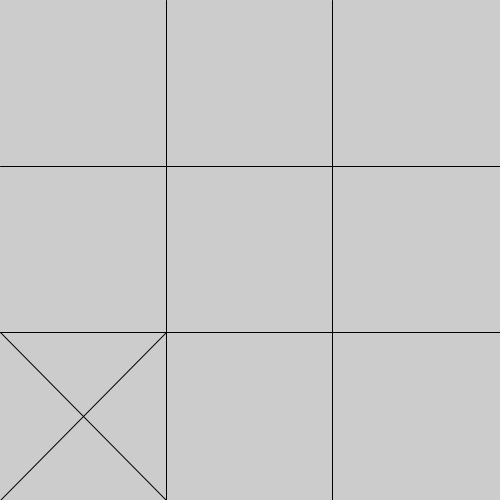
Frame 1 (no input)
Frame 60 (the mouse pressed at the canvas centre just before this capture): identical to frame 1, image omitted
Frame 120 (the mouse held since frame 60 and released just before this capture): identical to frame 1, image omitted

The Processing sketch that drew this single still picture (run headless with seeded random() and noise(); from frame 60 on, the mouse is pressed at the canvas centre):

// Processing sketch: tic_tac_toe
// ── tic_tac_toe.pde
void setup() {
  size(500, 500);
  DrawBoard();
  GameBot();
}

void draw() {
}

// ── board.pde
import java.util.Scanner;

int count = 0;

//Check if conditions are met for the player winning
public boolean didPlayerWin() {
  //top row (0, 1, and 2)
  if (playerWinConditional[0][0] == 1 && playerWinConditional[1][0] == 1 && playerWinConditional[2][0] == 1) {
  System.out.println("You Win!");
  return true;

//middle row (3, 4, and 5)
} else if (playerWinConditional[0][1] == 1 && playerWinConditional[1][1] == 1 && playerWinConditional[2][1] == 1) {
  System.out.println("You Win!");
  return true;

//bottom row (6, 7, and 8)
} else if (playerWinConditional[0][2] == 1 && playerWinConditional[1][2] == 1 && playerWinConditional[2][2] == 1) {
  System.out.println("You Win!");
  return true;

//left column (0, 3, and 6)
} else if (playerWinConditional[0][0] == 1 && playerWinConditional[0][1] == 1 && playerWinConditional[0][2] == 1) {
  System.out.println("You Win!");
  return true;

//middle column (1, 4, and 7)
} else if (playerWinConditional[1][0] == 1 && playerWinConditional[1][1] == 1 && playerWinConditional[1][2] == 1) {
  System.out.println("You Win!");
  return true;

//right column (2, 5, and 8)
} else if (playerWinConditional[2][0] == 1 && playerWinConditional[2][1] == 1 && playerWinConditional[2][2] == 1) {
  System.out.println("You Win!");
  return true;

//diagonal 1 (0, 4, and 8)
} else if (playerWinConditional[0][0] == 1 && playerWinConditional[1][1] == 1 && playerWinConditional[2][2] == 1) {
  System.out.println("You Win!");
  return true;

//diagonal 2 (2, 4, and 6)
} else if(playerWinConditional[2][0] == 1 && playerWinConditional[1][1] == 1 && playerWinConditional[0][2] == 1) {
  System.out.println("You Win!");
  return true;

  //The player has not won
} else

  return false;
}


//Check if conditions are met for the bot winning
public boolean didBotWin() {

  //Top row (0, 1, and 2)
if(botWinConditional[0][0] == 1 && botWinConditional[1][0] == 1 && botWinConditional[2][0] == 1) {
  System.out.println("You Lose.");
  return true;

  //Middle row (3, 4, and 5)
} else if(botWinConditional[0][1] == 1 && botWinConditional[1][1] == 1 && botWinConditional[2][1] == 1) {
  System.out.println("You Lose.");
  return true;

  //Bottom Row (6, 7, and 8)
} else if(botWinConditional[0][2] == 1 && botWinConditional[1][2] == 1 && botWinConditional[2][2] == 1) {
  System.out.println("You Lose.");
  return true;

  //Left Column (0, 3, and 6)
} else if(botWinConditional[0][0] == 1 && botWinConditional[0][1] == 1 && botWinConditional[0][2] == 1) {
  System.out.println("You Lose.");
  return true;

  //Middle Column (1, 4, and 7)
} else if(botWinConditional[1][0] == 1 && botWinConditional[1][1] == 1 && botWinConditional[1][2] == 1) {
  System.out.println("You Lose.");
  return true;

  //Right Column (2, 5, and 8)
} else if(botWinConditional[2][0] == 1 && botWinConditional[2][1] == 1 && botWinConditional[2][2] == 1) {
  System.out.println("You Lose.");
  return true;

  //Diagonal 1 (0, 4, and 8)
} else if(botWinConditional[0][0] == 1 && botWinConditional[1][1] == 1 && botWinConditional[2][2] == 1) {
  System.out.println("You Lose.");
  return true;

  //Diagonal 2 (2, 4, and 6)
} else if(botWinConditional[2][0] == 1 && botWinConditional[1][1] == 1 && botWinConditional[0][2] == 1) {
  System.out.println("You Lose.");
  return true;

//The bot has not won.
} else

  return false;
}

//Check if conditions are met for a tie (all 9 slots are full)
double isBoardFilled() {
  int sum = 0;
  for(int i = 0; i < 3; i++)
    for (int j = 0; j < 3; j++)
  sum = sum + filledBoardConditional [i][j];
  return sum / 9;
}

boolean didTheyTie() {
 if (isBoardFilled() < 1) {
  return false;
 } else {
  System.out.println("It's a tie.");
  return true;
  }
}



//Checks and tells player if the game is still going

void keyPressed() {
  if(didPlayerWin() == false && didBotWin() == false && didTheyTie() == false) {
    GamePlayer();
    didPlayerWin();
    didBotWin();
    didTheyTie();
    if (didPlayerWin() == false && didBotWin() == false && didTheyTie() == false)
      System.out.println("Game is still on going...");
} else {
  System.out.println("Game has ended.");
  }
}



//Computer Plays (X values)
void GameBot() {
int BotNum = (int)(Math.random() * 9);

//Top Left (Position 0)
  if (BotNum == 0 && filledBoardConditional[0][0] == 0) {
  drawX(0,0);
  filledBoardConditional[0][0] = 1;
botWinConditional[0][0] = 1;
} else if (BotNum == 0 && filledBoardConditional[0][0] == 1) {
    GameBot();
  }


//Top Middle (Position 1)
  if (BotNum == 1 && filledBoardConditional[1][0] == 0) {
  drawX(1,0);
  filledBoardConditional[1][0] = 1;
botWinConditional[1][0] = 1;
} else if (BotNum == 1 && filledBoardConditional[1][0] == 1) {
    GameBot();
  }

//Top Right (Position 2)
  if (BotNum == 2 && filledBoardConditional[2][0] == 0) {
  drawX(2,0);
    filledBoardConditional[2][0] = 1;
    botWinConditional[2][0] = 1;
  } else if (BotNum == 2 && filledBoardConditional[2][0] == 1) {
    GameBot();
  }

//Middle Left (Position 3)
  if (BotNum == 3 && filledBoardConditional[0][1] == 0) {
  drawX(0,1);
  filledBoardConditional[0][1] = 1;
  botWinConditional[0][1] = 1;
  } else if (BotNum == 3 && filledBoardConditional[0][1] == 1) {
    GameBot();
  }

//Middle (Position 4)
  if (BotNum == 4 && filledBoardConditional[1][1] == 0) {
  drawX(1,1);
  filledBoardConditional[1][1] = 1;
  botWinConditional[1][1] = 1;
  } else if (BotNum == 4 && filledBoardConditional[1][1] == 1) {
    GameBot();
  }

//Middle Right (Position 5)
  if (BotNum == 5 && filledBoardConditional[2][1] == 0) {
  drawX(2,1);
  filledBoardConditional[2][1] = 1;
  botWinConditional[1][1] = 1;
  } else if (BotNum == 5 && filledBoardConditional[2][1] == 1) {
    GameBot();
  }

//Bottom Left (Position 6)
  if (BotNum == 6 && filledBoardConditional[0][2] == 0) {
  drawX(0,2);
  filledBoardConditional[0][2] = 1;
  botWinConditional[0][2] = 1;
  } else if (BotNum == 6 && filledBoardConditional[0][2] == 1) {
    GameBot();
  }

//Bottom Middle (Position 7)
 if (BotNum == 7 && filledBoardConditional[1][2] == 0) {
  drawX(1,2);
  filledBoardConditional[1][2] = 1;
  botWinConditional[1][2] = 1;
  } else if (BotNum == 7 && filledBoardConditional[1][2] == 1) {
    GameBot();
  }

//Bottom Right (Position 8)
 if (BotNum == 8 && filledBoardConditional[2][2] == 0) {
  drawX(2,2);
  filledBoardConditional[2][2] = 1;
  botWinConditional[2][2] = 1;
  } else if (BotNum == 8 && filledBoardConditional[2][2] == 1) {
    GameBot();
  }
}



//User inputs (O values)
void GamePlayer() {

//Top Left (position 0)
  if (key == '0' && filledBoardConditional[0][0] == 0) {
  draw0(0,0);
  filledBoardConditional[0][0] = 1;
  playerWinConditional[0][0] = 1;
  } else if (key == '0' && filledBoardConditional[0][0] == 1) {
    System.out.println("Cannot Play There Because Space Is Filled.");
    return;
  }

//Top Middle (position 1)
  if (key == '1' && filledBoardConditional[1][0] == 0) {
  draw0(1,0);
  filledBoardConditional[1][0] = 1;
  playerWinConditional[1][0] = 1;

  } else if (key == '1' && filledBoardConditional[1][0] == 1) {
    System.out.println("Cant Play There Because Space Is Filled.");
    return;
  }

//Top Right (position 2)
  if (key == '2' && filledBoardConditional[2][0] == 0) {
  draw0(2,0);
  filledBoardConditional[2][0] = 1;
  playerWinConditional[2][0] = 1;

} else if (key == '2' && filledBoardConditional[2][0] == 1) {
    System.out.println("Cant Play There Because Space Is Filled.");
    return;
  }

//Middle Left (Position 3)
  if (key == '3' && filledBoardConditional[0][1] == 0) {
  draw0(0,1);
  filledBoardConditional[0][1] = 1;
  playerWinConditional[0][1] = 1;
  } else if (key == '3' && filledBoardConditional[0][1] == 1) {
    System.out.println("Cant Play There Because Space Is Filled.");
    return;
  }

//Middle (position 4)
  if (key == '4' && filledBoardConditional[1][1] == 0) {
  draw0(1,1);
  filledBoardConditional[1][1] = 1;
  playerWinConditional[1][1] = 1;
  } else if (key == '4' && filledBoardConditional[1][1] == 1) {
    System.out.println("Cant Play There Because Space Is Filled.");
    return;
  }

//Middle Right (Position 5)
  if (key == '5' && filledBoardConditional[2][1] == 0) {
  draw0(2,1);
  filledBoardConditional[2][1] = 1;
  playerWinConditional[2][1] = 1;
  } else if (key == '5' && filledBoardConditional[2][1] == 1) {
    System.out.println("Cant Play There Because Space Is Filled.");
    return;
  }

//Bottom Left (Position 6)
  if (key == '6' && filledBoardConditional[0][2] == 0) {
  draw0(0,2);
  filledBoardConditional[0][2] = 1;
  playerWinConditional[0][2] = 1;
  } else if (key == '6' && filledBoardConditional[0][2] == 1) {
    System.out.println("Cant Play There Because Space Is Filled.");
    return;
  }

//Bottom Middle (position 7)
 if (key == '7' && filledBoardConditional[1][2] == 0) {
  draw0(1,2);
  filledBoardConditional[1][2] = 1;
  playerWinConditional[1][2] = 1;
  } else if (key == '7' && filledBoardConditional[1][2] == 1) {
    System.out.println("Cant Play There Because Space Is Filled.");
    return;
  }

//Bottom Right (Position 8)
 if (key == '8' && filledBoardConditional[2][2] == 0) {
  draw0(2,2);
  filledBoardConditional[2][2] = 1;
  playerWinConditional[2][2] = 1;
  } else if (key == '8' && filledBoardConditional[2][2] == 1) {
    System.out.println("Cant Play There Because Space Is Filled.");
    return;
  }

//Tells the player when they are pressing an invalid key
  if (key != '0' && key != '1' && key != '2' && key != '3' && key != '4' && key != '5' && key != '6' && key != '7' && key != '8') {
   System.out.println("Incorrect key pressed.");
  }
  else if(isBoardFilled() < 1 && didPlayerWin() == false && didBotWin() == false && didTheyTie() == false) {
    count++;
    GameBot();
  }
}



// ── constants.pde
//Check if the player has won
int [][] playerWinConditional = new int [3] [3];

//Check if the bot has won
int [][] botWinConditional = new int [3] [3];

//Check if the game has ended with a tie
int [][] filledBoardConditional = new int [3] [3];

// ── shapes.pde
//Tic Tac Toe Board
public void DrawBoard() {
line(0, 166, 500, 166);
line(0, 332, 500, 332);
line(166, 0, 166, 500);
line(332, 0, 332, 500);
}

//Draws an X
void drawX(int x, int y) {

//Top Left (Position 0)
if (x==0 && y==0){
    line (0, 0, 166, 166);
    line (166, 0, 0, 166);
}

//Top Middle (Position 1)
if (x==1 && y==0){
    line (166, 0, 332, 166);
    line (332, 0, 166, 166);
}

//Top Right (Position 2)
if (x==2 && y==0){
    line (332, 0, 500, 166);
    line (332, 166, 500, 0);
}

//Middle Left (Position 3)
if (x==0 && y==1){
    line (0, 166, 166, 332);
    line (0, 332, 166, 166);
}

//Middle (Position 4)
if (x==1 && y==1){
    line (166, 166, 332, 332);
    line (166, 332, 332, 166);
}

//Middle Right (Position 5)
if (x==2 && y==1){
    line (332, 166, 500, 332);
    line (332, 332, 500, 166);
}

//Bottom Left (Position 6)
if (x==0 && y==2){
    line (0, 500, 166, 332);
    line (0, 332, 166, 500);
}

//Bottom Middle (Position 7)
if (x==1 && y==2){
    line (166, 332, 332, 500);
    line (166, 500, 332, 332);
}

//Middle Right (Position 8)
if (x==2 && y==2){
    line (332, 332, 500, 500);
    line (332, 500, 500, 332);
}
}

//Draws an 0
void draw0(int x, int y) {

    //Top Left (Position 0)
    if (x==0 && y==0) {
        circle(83,83,166);
    }

    //Top Middle (Position 1)
    if (x==1 && y==0) {
        circle(249,83,166);
    }

    //Top Right (Position 2)
    if (x==2 && y==0) {
        circle(415,83,166);
    }

    //Middle Left (Position 3)
    if (x==0 && y==1) {
        circle(83,249,166);
    }

    //Middle (Position 4)
    if (x==1 && y==1) {
        circle(249,249,166);
    }

    //Middle Right (Position 5)
    if (x==2 && y==1) {
        circle(415,249,166);
    }

    //Bottom Left (Position 6)
    if (x==0 && y==2) {
        circle(83,415,166);
    }

    //Bottom Middle (Position 7)
    if (x==1 && y==2) {
        circle(249,415,166);
    }

    //Bottom Right (Position 8)
    if (x==2 && y==2) {
        circle(415,415,166);
    }
}
